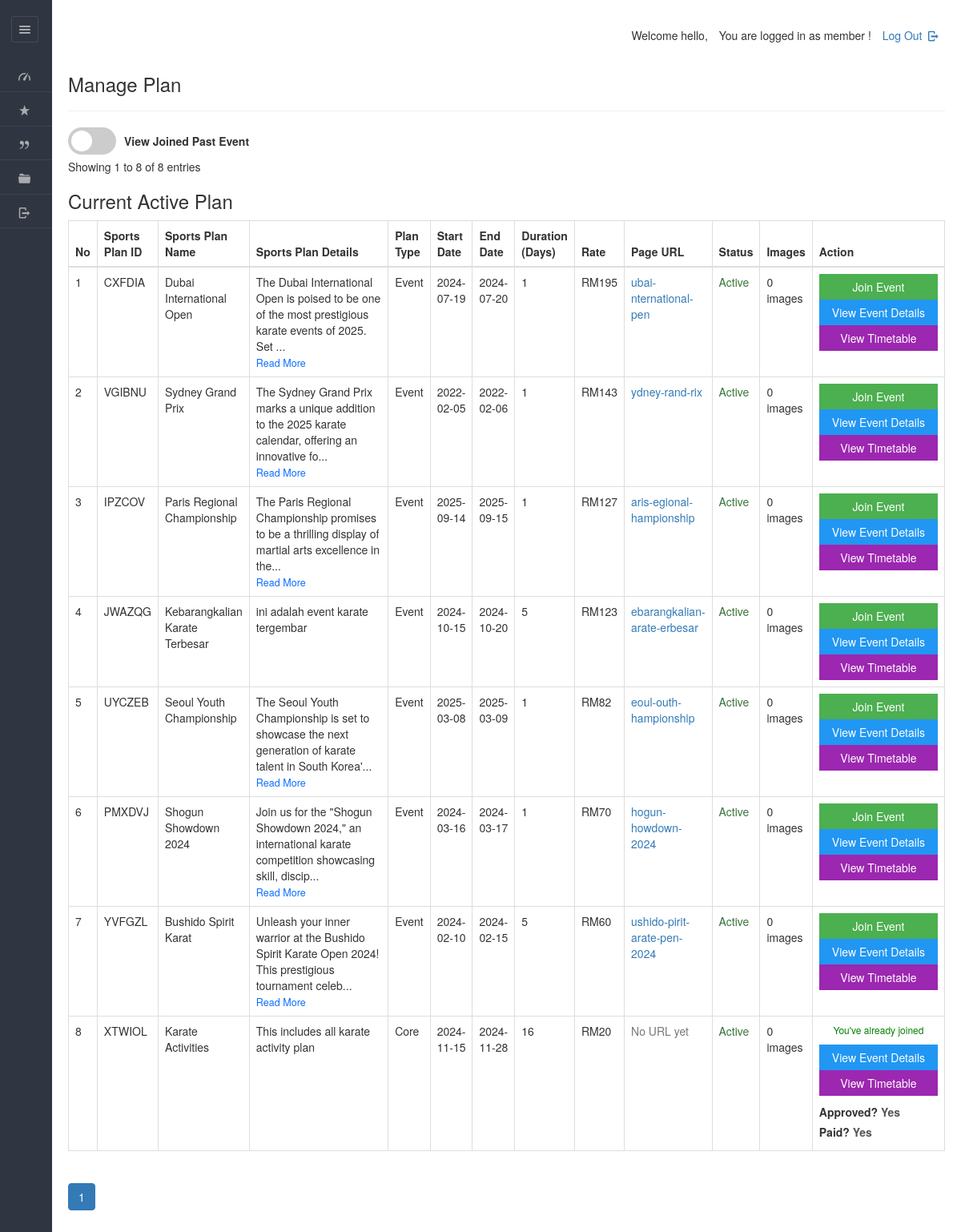
Screenshot of /dashboard/member/view_plan.php (signed in) with the database file from the repository.
### tables this page shows
CREATE TABLE IF NOT EXISTS `plan` (
  `planid` varchar(8) NOT NULL,
  `tid` varchar(45) DEFAULT NULL,
  `planName` text NOT NULL,
  `description` text,
  `planType` varchar(50) NOT NULL,
  `startDate` varchar(50) NOT NULL,
  `endDate` varchar(50) NOT NULL,
  `duration` int NOT NULL,
  `validity` varchar(20) NOT NULL DEFAULT 'Lifetime',
  `amount` int DEFAULT '0',
  `active` varchar(255) NOT NULL,
  PRIMARY KEY (`planid`),
  KEY `idx_plan_type` (`planType`),
  KEY `idx_active` (`active`)
);

CREATE TABLE IF NOT EXISTS `enrolls_to` (
  `et_id` int NOT NULL AUTO_INCREMENT,
  `planid` varchar(8) NOT NULL,
  `userid` varchar(20) NOT NULL,
  `paid_date` varchar(40) DEFAULT NULL,
  `expire` varchar(40) DEFAULT NULL,
  `hasPaid` varchar(5) NOT NULL DEFAULT 'no',
  `hasApproved` varchar(5) DEFAULT NULL,
  `receiptIMG` varchar(100) DEFAULT NULL,
  PRIMARY KEY (`et_id`)
);

### dashboard/member/view_plan.php (the view, shortened to what this page needs)
<!DOCTYPE html>
<html lang="en">
<head>
    <link rel="stylesheet" href="../../css/style.css"  id="style-resource-5">
    <link rel="stylesheet" href="../../css/dashMain.css">
    <link rel="stylesheet" type="text/css" href="../../css/entypo.css">
	<link href="a1style.css" rel="stylesheet" type="text/css">
	<link rel="stylesheet" href="https://maxcdn.bootstrapcdn.com/bootstrap/3.4.1/css/bootstrap.min.css">
	<link rel="stylesheet" href="../../css/dashboard/sidebar.css">
</head>
     <body class="page-body  page-fade" onload="collapseSidebar()">
    	<div class="page-container sidebar-collapsed" id="navbarcollapse">
		<div class="sidebar-menu">
			<header class="logo-env">
					<div class="sidebar-collapse" onclick="collapseSidebar()">
				<a href="#" class="sidebar-collapse-icon with-animation">
					<i class="entypo-menu"></i>
				</a>
			</div>
			</header>
    		<?php include('nav.php'); ?>
    	</div>
    		<div class="main-content">
				<div class="row">
					<div class="col-md-6 col-sm-8 clearfix">
					</div>
					<div class="col-md-6 col-sm-4 clearfix hidden-xs">
						<ul class="list-inline links-list pull-right">
							<li>
								<a href="logout.php">
									Log Out <i class="entypo-logout right"></i>
								</a>
							</li>
						</ul>
					</div>
				</div>
		<h3>Manage Plan</h3>
		<hr />
<?php
$records_per_page = 10;
$page = isset($_GET['page']) ? (int)$_GET['page'] : 1;
$offset = ($page - 1) * $records_per_page;
$search_term = isset($_GET['search']) ? mysqli_real_escape_string($con, $_GET['search']) : '';
$search_column = isset($_GET['search_column']) ? $_GET['search_column'] : 'planName';
$show_inactive = isset($_GET['show_inactive']) ? $_GET['show_inactive'] : 'no';
$count_query = "SELECT COUNT(DISTINCT p.planid) as total FROM plan p ";
$where_conditions = [];
if ($show_inactive !== 'yes') {
    $where_conditions[] = "p.active='yes'";
}
if (!empty($where_conditions)) {
    $where_clause = "WHERE " . implode(' AND ', $where_conditions);
    $count_query .= $where_clause;
}
$total_records_result = mysqli_query($con, $count_query);
$total_records = mysqli_fetch_assoc($total_records_result)['total'];
$total_pages = ceil($total_records / $records_per_page);
?>
<?php
$show_inactive = isset($_GET['show_inactive']) ? $_GET['show_inactive'] : 'no';
$query = "SELECT DISTINCT p.planid, p.planName, p.description, p.planType, p.startDate, p.endDate,
          p.duration, p.amount, p.active, pp.slug,
          (SELECT COUNT(*) FROM images i WHERE i.planid = p.planid) as image_count,
          (SELECT slug FROM plan_pages WHERE planid = p.planid LIMIT 1) as page_slug,
          st.tname, td.day_number, td.activities, st.tid
          FROM plan p
          LEFT JOIN plan_pages pp ON p.planid = pp.planid
          LEFT JOIN sports_timetable st ON p.planid = st.planid
          LEFT JOIN timetable_days td ON st.tid = td.tid ";
$where_conditions = [];
if ($show_inactive !== 'yes') {
    $where_conditions[] = "p.active='yes'";
}
if (!empty($where_conditions)) {
    $query .= "WHERE " . implode(" AND ", $where_conditions) . " ";
}
$query .= " GROUP BY p.planid ORDER BY p.active DESC, p.amount DESC";
$result = mysqli_query($con, $query);
$sno = 1;
?>
<div class="mb-3">
    <form method="GET" class="form-inline" id="filterForm" style="display: flex; align-items: center; gap: 10px;">
<form id="filterForm" action="your_page.php" method="get">
    <label class="switch">
        <span class="slider round"></span>
    </label>
        <label>View Joined Past Event</label>
    </form>
</div>
<div class="mb-3">
    Showing <?php echo $offset + 1; ?> to <?php echo min($offset + $records_per_page, $total_records); ?>
    of <?php echo $total_records; ?> entries
</div>
    <h3 style="margin-right: 20px;">Current Active Plan</h3>
<table class="table table-bordered datatable" id="table-1" border="1">
    <thead>
        <tr>
            <th onclick="sortTable(0)">No</th>
            <th onclick="sortTable(1)">Sports Plan ID</th>
            <th onclick="sortTable(2)">Sports Plan Name</th>
            <th onclick="sortTable(3)">Sports Plan Details</th>
            <th onclick="sortTable(4)">Plan Type</th>
            <th onclick="sortTable(5)">Start Date</th>
            <th onclick="sortTable(6)">End Date</th>
            <th onclick="sortTable(7)">Duration (Days)</th>
            <th onclick="sortTable(8)">Rate</th>
            <th onclick="sortTable(9)">Page URL</th>
            <th onclick="sortTable(10)">Status</th>
            <th onclick="sortTable(11)">Images</th>
            <th>Action</th>
        </tr>
    </thead>
    <tbody>
        <?php
            $userid = $_SESSION['userid'];
            if (mysqli_affected_rows($con) != 0) {
                while ($row = mysqli_fetch_array($result, MYSQLI_ASSOC)) {
                    $msgid = $row['planid'];
                    $tid = $row['tid'];
                    $status_class = $row['active'] === 'yes' ? 'text-success' : 'text-danger';
                    $status_text = $row['active'] === 'yes' ? 'Active' : 'Inactive';
                    $check_query = "SELECT * FROM enrolls_to WHERE userid = '$userid' AND planid = '$msgid'";
                    $check_result = mysqli_query($con, $check_query);
                    $isPaid = "Not Yet";
                    $isApproved = "no";
                    $isJoined = false;
                    if ($enrollment = mysqli_fetch_assoc($check_result)) {
                        $isPaid = $enrollment['hasPaid'] === 'yes' ? 'Yes' : 'no';
                        $isApproved = $enrollment['hasApproved'] === 'yes' ? 'Yes' : 'Wait Manager approval';
                        $isJoined = true;
                    }
                    echo "<tr>";
                    echo "<td>" . $sno . "</td>";
                    echo "<td>" . $row['planid'] . "</td>";
                    echo "<td>" . $row['planName'] . "</td>";
echo "<td width='380'>";
echo "<div class='description-container'>";
    echo "<div class='short-description'>" . substr($row['description'], 0, 100) .
         (strlen($row['description']) > 100 ? "..." : "") . "</div>";
    if(strlen($row['description']) > 100) {
        echo "<button class='read-more-btn' onclick='toggleDescription(this)'>Read More</button>";
    }
echo "</div>";
echo "</td>";
                    echo "<td>" . $row['planType'] . "</td>";
                    echo "<td>" . date('Y-m-d', strtotime($row['startDate'])) . "</td>";
                    echo "<td>" . date('Y-m-d', strtotime($row['endDate'])) . "</td>";
                    echo "<td>" . $row['duration'] . "</td>";
                    echo "<td>RM" . $row['amount'] . "</td>";
                    if ($row['page_slug']) {
                        $url_status = $row['active'] === 'yes' ? '' : ' (Inactive)';
                        echo "<td><a href='../../plans/" . $row['page_slug'] . "' target='_blank'>" .
                             $row['page_slug'] . $url_status . "</a></td>";
                    } else {
                        echo "<td><span class='text-muted'>No URL yet</span></td>";
                    }
                    echo "<td class='" . $status_class . "'>" . $status_text . "</td>";
                    echo "<td>" . $row['image_count'] . " images</td>";
                    echo "<td>";
                    if ($row['active'] === 'yes') {
                        if (mysqli_num_rows($check_result) > 0) {
                            $hasPaid = $enrollment['hasPaid'];
                            if ($hasPaid === 'yes') {
                                echo '<p style="color:green; width:100%; text-align:center;">You\'ve already joined</p>';
                            } else {
                                echo '<form action="unjoin_plan.php" method="POST">
                                        <input type="hidden" name="planid" value="' . $msgid . '"/>
                                        <input type="hidden" name="userid" value="' . $userid . '"/>
                                        <input type="submit" class="a1-btn a1-red" style="width:100%" value="Unjoin">
                                      </form>';
                            }
                        } else {
                            echo '<form action="join_plan.php" method="POST">
                                    <input type="hidden" name="planid" value="' . $msgid . '"/>
                                    <input type="hidden" name="userid" value="' . $userid . '"/>
                                    <input type="submit" class="a1-btn a1-green" style="width:100%" value="Join Event">
                                  </form>';
                        }
                    }
                    if (!empty($tid)) {
                        echo '<a href="../../dashboard/admin/timetable_detail.php?id=' . $tid . '&planid=' . $row['planid'] . '">
                                <input type="button" class="a1-btn a1-blue" style="width:100%" value="View Event Details">
                            </a>';
                        echo '<a href="../../dashboard/admin/timetable_detail.php?id=' . $tid . '&planid=' . $row['planid'] . '&scroll=1#timetable-details">
                                <input type="button" class="a1-btn a1-purple" style="width:100%" value="View Timetable">
                            </a>';
                    } else {
                        echo "<span class='text-muted'>No Timetable</span>";
                    }
                    if ($isJoined) {
                        echo "<div class='status-messages'>";
                        echo "<p><strong>Approved?</strong> <span class='status-text'>" . $isApproved . "</span></p>";
echo "<p><strong>Paid?</strong> <span class='status-text'>" . $isPaid . "</span>";
echo "</p>";
                        echo "</div>";
                    }
                    echo "</td>";
                    $sno++;
                }
            } else {
                echo "<tr><td colspan='14' class='text-center'>No records found</td></tr>";
            }
        ?>
    </tbody>
</table>
<nav aria-label="Page navigation">
    <ul class="pagination justify-content-center">
        <?php
        $start_page = max(1, $page - 2);
        $end_page = min($total_pages, $page + 2);
        for ($i = $start_page; $i <= $end_page; $i++): ?>
            <li class="page-item <?php echo $i === $page ? 'active' : ''; ?>">
                <a class="page-link" href="?page=<?php echo $i; ?>&search=<?php echo urlencode($search_term); ?>&search_column=<?php echo urlencode($search_column); ?>&show_inactive=<?php echo urlencode($show_inactive); ?>"><?php echo $i; ?></a>
            </li>
        <?php endfor; ?>
    </ul>
</nav>
    	</div>
    </body>
</html>

### css/style.css (style rules this page uses)
html { font-size: 62.5%; font-family: sans-serif; }
div { display: block; }
body { font-family: "Noto Sans", sans-serif, "Helvetica Neue", Helvetica, Arial, sans-serif; font-size: 12px; line-height: 1.428571429; display: block; margin: 0; }
*, *:before, *:after { box-sizing: border-box; }
a { text-decoration: none; background: transparent; }
p { margin: 0 0 8.5px; font-size: 12px; }
p { display: block; }
input, button, select, textarea { font-family: inherit; font-size: inherit; line-height: inherit; }
button, input { line-height: normal; }
button, input, select, textarea { font-family: inherit; font-size: 100%; margin: 0; }
input { background-color: white; cursor: text; padding: 1px; border-width: 2px; border-style: inset; border-color: initial; border-image: initial; }
input, textarea, select, button { text-rendering: auto; color: initial; letter-spacing: normal; word-spacing: normal; text-transform: none; text-indent: 0px; text-shadow: none; display: inline-block; text-align: start; margin: 0em; font: 400 13.3333px Arial; }
button, html input[type="button"], input[type="reset"], input[type="submit"] { cursor: pointer; }
button, select { text-transform: none; }
a { color: #373e4a; text-decoration: none; }
a { background: transparent; }
a { color: #373e4a; }
.page-container { position: relative; padding-left: 280px; }
.page-container .sidebar-menu { position: absolute; width: 280px; top: 0; left: 0; bottom: 0; background: #303641; color: #aaabae; z-index: 1; min-height: 796px; box-sizing: border-box; }
.page-container .sidebar-menu .logo-env { width: 100%; padding: 35px; padding-bottom: 10px; box-sizing: border-box; }
.page-container.sidebar-collapsed { padding-left: 65px; }
.page-container.sidebar-collapsed .sidebar-menu { z-index: 4; width: 65px; }
.page-container.sidebar-collapsed .sidebar-menu .logo-env { display: block; padding: 20px; }
.page-container .sidebar-menu .logo-env:before, .page-container .sidebar-menu .logo-env:after { content: " "; display: table; }
.page-container .sidebar-menu .logo-env > div { display: block; vertical-align: middle; white-space: nowrap; float: left; }
.page-container .sidebar-menu .logo-env > div > a { display: inline-block; color: #aaabae; }
.page-container.sidebar-collapsed .sidebar-menu .logo-env > div.sidebar-collapse { display: block; padding: 0; left: 3px; }
.page-container .sidebar-menu .logo-env > div.sidebar-collapse, .page-container .sidebar-menu .logo-env > div.sidebar-mobile-menu { position: relative; float: right; }
.page-container .sidebar-menu .logo-env > div.sidebar-collapse a, .page-container .sidebar-menu .logo-env > div.sidebar-mobile-menu a { display: inline-block; border: 1px solid #454a54; text-align: center; padding: 0; line-height: 1; font-size: 20px; font-weight: 300; padding: 5px 2px; background-clip: padding-box; border-radius: 3px; transition: all 200ms ease-in-out; }
.page-container .sidebar-menu .logo-env:after { clear: both; }
ul, ol { margin-top: 0; margin-bottom: 8.5px; }
ul, menu, dir { display: block; list-style-type: disc; }
li { display: list-item; }
i, cite, em, var, address, dfn { font-style: italic; }

### css/entypo.css (style rules this page uses)
[class^="entypo-"]:before, [class*=" entypo-"]:before { font-family: "entypo"; font-style: normal; font-weight: normal; speak: none; display: inline-block; text-decoration: inherit; width: 1em; margin-right: .2em; text-align: center; font-variant: normal; text-transform: none; line-height: 1em; margin-left: .2em; }
.entypo-menu:before { content: '\e811'; }
.entypo-logout:before { content: '\e85d'; }

### css/dashboard/sidebar.css (style rules this page uses)
.page-container { display: flex; min-height: 100vh; }
.sidebar-menu { width: 250px; background-color: #2b303a; color: #ffffff; }
.main-content { flex-grow: 1; padding: 20px; }

### rows the page displays
plan: planid "CXFDIA", planName "Dubai International Open", description "The Dubai International Open is poised to be one of the most prestigious karate events of 2025. Set", planType "Event", startDate "2024-07-19", endDate "2024-07-20", duration "1", amount "195", page_slug "ubai-nternational-pen", active "Active", image_count "0"
plan: planid "VGIBNU", planName "Sydney Grand Prix", description "The Sydney Grand Prix marks a unique addition to the 2025 karate calendar, offering an innovative fo", planType "Event", startDate "2022-02-05", endDate "2022-02-06", duration "1", amount "143", page_slug "ydney-rand-rix", active "Active", image_count "0"
plan: planid "IPZCOV", planName "Paris Regional Championship", description "The Paris Regional Championship promises to be a thrilling display of martial arts excellence in the", planType "Event", startDate "2025-09-14", endDate "2025-09-15", duration "1", amount "127", page_slug "aris-egional-hampionship", active "Active", image_count "0"
plan: planid "JWAZQG", planName "Kebarangkalian Karate Terbesar", description "ini adalah event karate tergembar", planType "Event", startDate "2024-10-15", endDate "2024-10-20", duration "5", amount "123", page_slug "ebarangkalian-arate-erbesar", active "Active", image_count "0"
plan: planid "UYCZEB", planName "Seoul Youth Championship", description "The Seoul Youth Championship is set to showcase the next generation of karate talent in South Korea'", planType "Event", startDate "2025-03-08", endDate "2025-03-09", duration "1", amount "82", page_slug "eoul-outh-hampionship", active "Active", image_count "0"
plan: planid "PMXDVJ", planName "Shogun Showdown 2024", description "Join us for the \"Shogun Showdown 2024,\" an international karate competition showcasing skill, discip", planType "Event", startDate "2024-03-16", endDate "2024-03-17", duration "1", amount "70", page_slug "hogun-howdown-2024", active "Active", image_count "0"
plan: planid "YVFGZL", planName "Bushido Spirit Karat", description "Unleash your inner warrior at the Bushido Spirit Karate Open 2024! This prestigious tournament celeb", planType "Event", startDate "2024-02-10", endDate "2024-02-15", duration "5", amount "60", page_slug "ushido-pirit-arate-pen-2024", active "Active", image_count "0"
plan: planid "XTWIOL", planName "Karate Activities", description "This includes all karate activity plan", planType "Core", startDate "2024-11-15", endDate "2024-11-28", duration "16", amount "20", shows "No URL yet", active "Active", image_count "0", shows "You", enrolls_to.hasApproved "Yes", enrolls_to.hasPaid "Yes"

### other values shown
$offset + 1 "1"
min($offset + $records_per_page, $total_records) "8"
$total_records "8"
